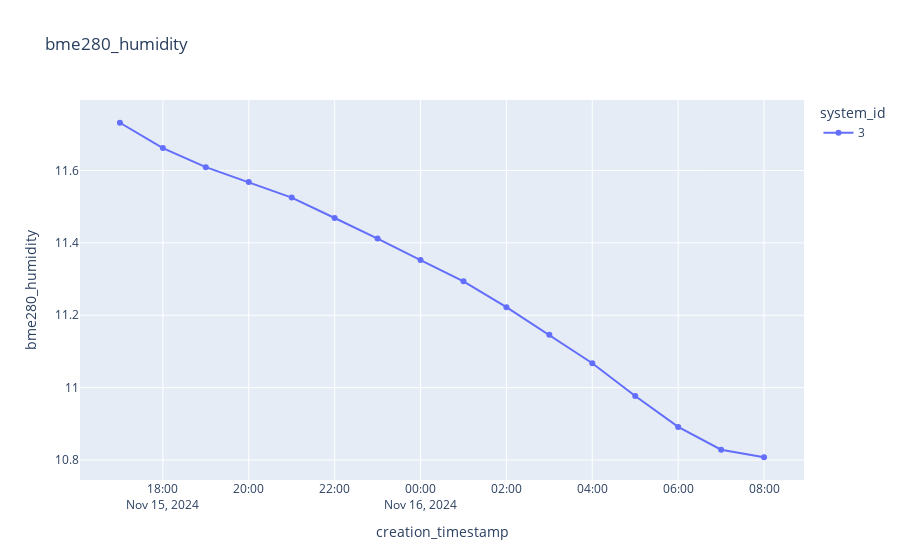

Notebook source saved alongside this figure:
### Code cell
plot_sensor_measurement(df,sensor_id,col_name="bme280_humidity",filter=filter)

### Figure 1 — Plotly figure (JSON) as saved in the notebook; plotly's stock layout.template omitted (floating-point values rounded to 4 significant figures)
{"data": [{"hovertemplate": "system_id=3<br>creation_timestamp=%{x}<br>bme280_humidity=%{y}<extra></extra>", "legendgroup": "3", "line": {"color": "#636efa", "dash": "solid"}, "marker": {"symbol": "circle"}, "mode": "lines+markers", "name": "3", "orientation": "v", "showlegend": true, "type": "scatter", "x": ["2024-11-15T17:00:00+00:00", "2024-11-15T18:00:00+00:00", "2024-11-15T19:00:00+00:00", "2024-11-15T20:00:00+00:00", "2024-11-15T21:00:00+00:00", "2024-11-15T22:00:00+00:00", "2024-11-15T23:00:00+00:00", "2024-11-16T00:00:00+00:00", "2024-11-16T01:00:00+00:00", "2024-11-16T02:00:00+00:00", "2024-11-16T03:00:00+00:00", "2024-11-16T04:00:00+00:00", "2024-11-16T05:00:00+00:00", "2024-11-16T06:00:00+00:00", "2024-11-16T07:00:00+00:00", "2024-11-16T08:00:00+00:00"], "xaxis": "x", "y": [11.73, 11.66, 11.61, 11.57, 11.52, 11.47, 11.41, 11.35, 11.29, 11.22, 11.15, 11.07, 10.98, 10.89, 10.83, 10.81], "yaxis": "y"}], "layout": {"legend": {"title": {"text": "system_id"}, "tracegroupgap": 0}, "title": {"text": "bme280_humidity"}, "xaxis": {"anchor": "y", "domain": [0, 1], "title": {"text": "creation_timestamp"}}, "yaxis": {"anchor": "x", "domain": [0, 1], "title": {"text": "bme280_humidity"}}}}
